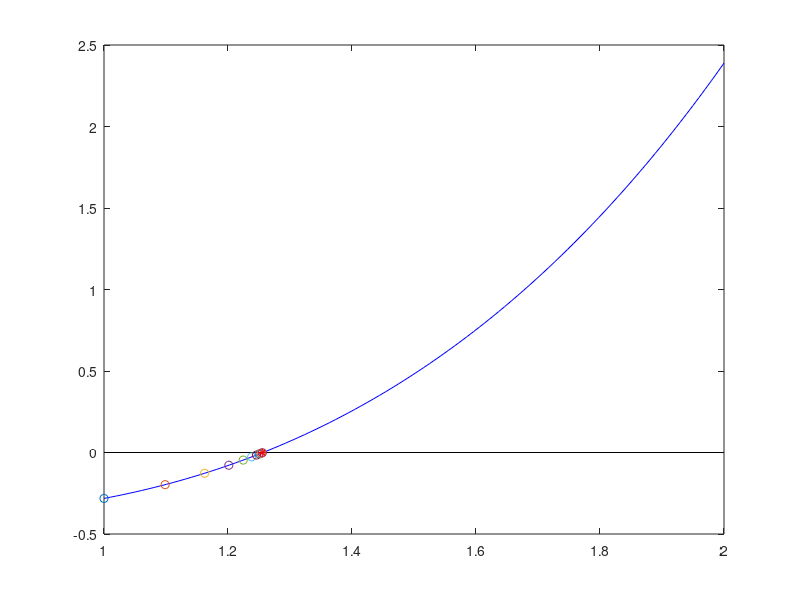
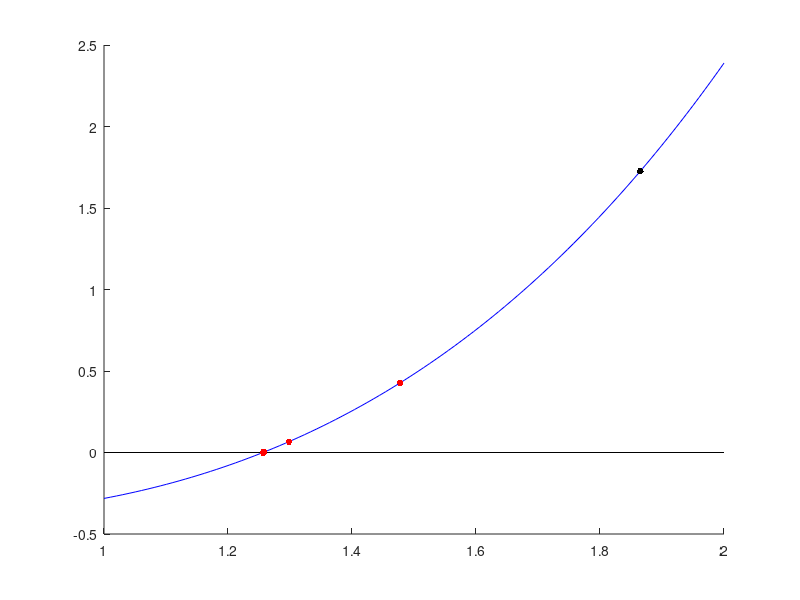

Here is the MATLAB script that generated these plots, in order:
% Feb 3, 2017
% Recitation 1
% Ana Perez-Gea and Jiajun Tong

% We study the equation f(x) = exp(x)-2*x-1 = 0.
% We first check that there exists a solution on [1,2].
% Then we apply fixed point iteration and the Newton's
% method to find out the solution.

clc
clear
close all

%% Existence of root
% define function
f = @(x)(exp(x)-2*x-1);
    % This syntax is good for defining simple functions within an m-file.
    % The following syntax is OK for Matlab R2016b or later versions
            % function y = f(x)
            % 	y = exp(x)-2*x-1;
            % end
    % For more complicated function, you can define it in a separate
    % m-file with the function name = the file name, and store it in the
    % same path as the current m-file.
    
% there exists a root in [1,2]
f(1) % f(1) < 0
f(2) % f(2) > 0

%% Plot the function f on [1,2]
% generate equally spaced points from 1 to 2
help linspace
xx = linspace(1,2); % default of N=100 points 
    % linspace generates row vectors
    % It is equivalent to use
        % xx = linspace(1,2,100);
        
N = length(xx); % length returns the length of the largest array dimension
yy = zeros(N);
% Matlab runs faster if we pre-define a matrix/vector
% with known number of entries instead of 
% repeatedly changing its size in the loop

for i = 1:N
	yy(i) = f(xx(i));
end
    % A tricky point: in fact you can write yy = f(xx) in the place of the
    % whole for-loop, since the definition of f above is also well-defined
    % as a function of vectors. But one needs to be very cautious. 
    % It is NOT recommended for beginners.

% we plot
close all
figure(1)
plot(xx,yy,'b')
hold on 
% hold on means we do not erase what has been plotted when new plots are
% made. It can be used to a figure before we make any plot.
plot(xx,zeros(N),'k')

%% Fixed point method
g = @(x)(log(2*x+1));
% We know that solving f(x) = 0 is equivalent to solving the fixed point
% problem x = g(x).
    % Again, it is good to write the following in Matlab R2016b or later
    % versions.
        % function y = g(x)
        % 	y = log(2*x+1);
        % end

x0 = 1; % initial value
plot(x0,f(x0),'o')
iter = 10; % number of iterations to do

% % figure(1)
% % hold on

for i = 1:iter % a for-loop!
	x0 = g(x0);
	plot(x0,f(x0),'o')
end
plot(x0, f(x0), 'r*')

%     % If we would like to keep the history of the iteration, do the following.
%     iter_history = zeros(iter+1,1);
%     iter_history(1) = x0;
%     plot(iter_history(1),f(iter_history(1)),'o')
%     for i = 1:iter % a for-loop!
%     	iter_history(i+1)= g(iter_history(i));
%     	plot(iter_history(i+1),f(iter_history(i+1)),'o')
%     end
%     plot(iter_history(iter+1), f(iter_history(iter+1)), 'r*')

%% Newton's Method
% Let us start a new figure
figure(2)
hold on
plot(xx,yy,'b')
plot(xx,zeros(N),'k')

% we need the derivative h(x)=f'(x)
h = @(x)(exp(x)-2);
    % Again, it is good to write the following in Matlab R2016b or later
    % versions.
        % function y = h(x)
        % 	y = exp(x)-2;
        % end
        
% we take initial value random in [1,2]
help rand
x0 = 1+rand(1); 
plot(x0,f(x0),'k.', 'markersize', 15)
% if the solution changes less than tolerance, we stop
tol = 1e-6
% keep track of iterations
i = 0
x1 = x0-f(x0)/h(x0);
plot(x1,f(x1),'r.', 'markersize', 15)
i = i+1
while abs(x1-x0) > tol % another way of realizing loops
	x0 = x1;
	x1 = x0-f(x0)/h(x0);
	plot(x1,f(x1),'r.', 'markersize', 15)
	i = i+1
end
% Think about how to adapt the loop here to keep the history.